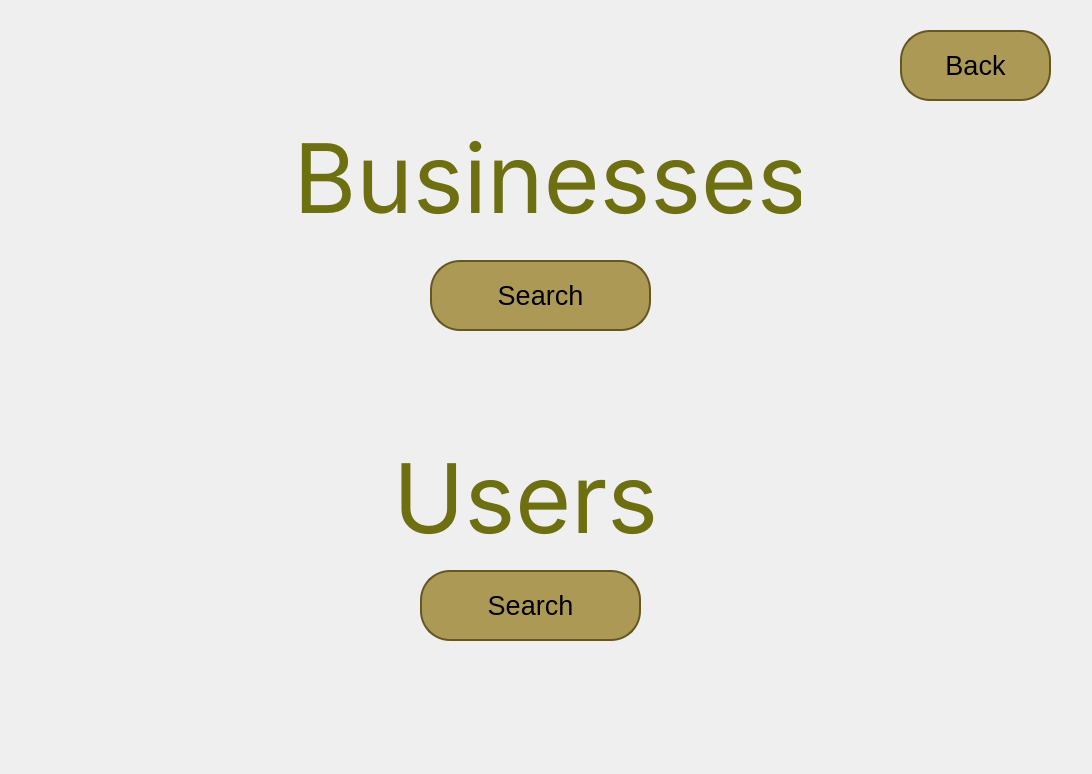
<?xml version="1.0" encoding="UTF-8"?>
<ui version="4.0">
 <class>Form</class>
 <widget class="QWidget" name="Form">
  <property name="geometry">
   <rect>
    <x>0</x>
    <y>0</y>
    <width>1092</width>
    <height>774</height>
   </rect>
  </property>
  <property name="windowTitle">
   <string>Form</string>
  </property>
  <widget class="QLabel" name="label">
   <property name="geometry">
    <rect>
     <x>300</x>
     <y>120</y>
     <width>501</width>
     <height>121</height>
    </rect>
   </property>
   <property name="font">
    <font>
     <family>Inter</family>
     <pointsize>-1</pointsize>
     <italic>false</italic>
     <bold>false</bold>
    </font>
   </property>
   <property name="layoutDirection">
    <enum>Qt::LeftToRight</enum>
   </property>
   <property name="styleSheet">
    <string notr="true">color: #6D6F11;
text-align: center;
font-family: Inter;
font-size: 96px;
font-style: normal;
font-weight: 400;
line-height: normal;</string>
   </property>
   <property name="text">
    <string>Businesses</string>
   </property>
   <property name="alignment">
    <set>Qt::AlignHCenter|Qt::AlignTop</set>
   </property>
  </widget>
  <widget class="QLabel" name="label_2">
   <property name="geometry">
    <rect>
     <x>300</x>
     <y>440</y>
     <width>451</width>
     <height>111</height>
    </rect>
   </property>
   <property name="font">
    <font>
     <family>Inter</family>
     <pointsize>-1</pointsize>
     <italic>false</italic>
     <bold>false</bold>
    </font>
   </property>
   <property name="layoutDirection">
    <enum>Qt::LeftToRight</enum>
   </property>
   <property name="styleSheet">
    <string notr="true">color: #6D6F11;
text-align: center;
font-family: Inter;
font-size: 96px;
font-style: normal;
font-weight: 400;
line-height: normal;</string>
   </property>
   <property name="text">
    <string>Users</string>
   </property>
   <property name="alignment">
    <set>Qt::AlignHCenter|Qt::AlignTop</set>
   </property>
  </widget>
  <widget class="QPushButton" name="pushButton">
   <property name="geometry">
    <rect>
     <x>430</x>
     <y>260</y>
     <width>221</width>
     <height>71</height>
    </rect>
   </property>
   <property name="font">
    <font>
     <pointsize>20</pointsize>
    </font>
   </property>
   <property name="styleSheet">
    <string notr="true">border-radius: 30px;
border: 2px solid #665720;
background: #AC9956;</string>
   </property>
   <property name="text">
    <string>Search</string>
   </property>
  </widget>
  <widget class="QPushButton" name="pushButton_2">
   <property name="geometry">
    <rect>
     <x>420</x>
     <y>570</y>
     <width>221</width>
     <height>71</height>
    </rect>
   </property>
   <property name="font">
    <font>
     <pointsize>20</pointsize>
    </font>
   </property>
   <property name="styleSheet">
    <string notr="true">border-radius: 30px;
border: 2px solid #665720;
background: #AC9956;</string>
   </property>
   <property name="text">
    <string>Search</string>
   </property>
  </widget>
  <widget class="QPushButton" name="pushButton_3">
   <property name="geometry">
    <rect>
     <x>900</x>
     <y>30</y>
     <width>151</width>
     <height>71</height>
    </rect>
   </property>
   <property name="font">
    <font>
     <pointsize>20</pointsize>
    </font>
   </property>
   <property name="styleSheet">
    <string notr="true">border-radius: 30px;
border: 2px solid #665720;
background: #AC9956;</string>
   </property>
   <property name="text">
    <string>Back</string>
   </property>
  </widget>
 </widget>
 <resources/>
 <connections/>
</ui>
